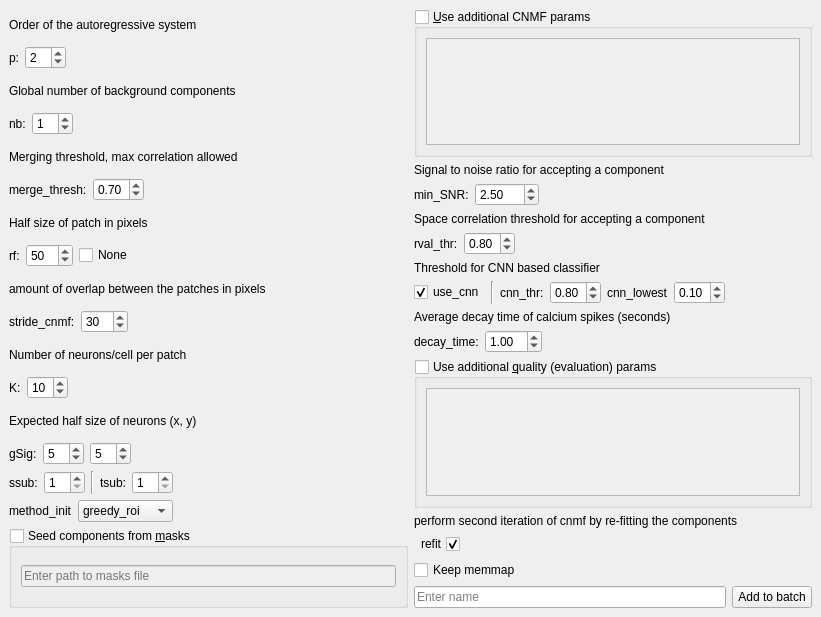
<?xml version="1.0" encoding="UTF-8"?>
<ui version="4.0">
 <class>CNMFDockWidget</class>
 <widget class="QDockWidget" name="CNMFDockWidget">
  <property name="geometry">
   <rect>
    <x>0</x>
    <y>0</y>
    <width>821</width>
    <height>617</height>
   </rect>
  </property>
  <property name="floating">
   <bool>true</bool>
  </property>
  <property name="allowedAreas">
   <set>Qt::RightDockWidgetArea</set>
  </property>
  <property name="windowTitle">
   <string>CNMF Params</string>
  </property>
  <widget class="QWidget" name="dockWidgetContents">
   <layout class="QHBoxLayout" name="horizontalLayout_3">
    <item>
     <layout class="QVBoxLayout" name="verticalLayout">
      <item>
       <widget class="QLabel" name="label_22">
        <property name="text">
         <string>Order of the autoregressive system</string>
        </property>
       </widget>
      </item>
      <item>
       <layout class="QHBoxLayout" name="horizontalLayout">
        <item>
         <widget class="QLabel" name="label">
          <property name="text">
           <string>p:</string>
          </property>
         </widget>
        </item>
        <item>
         <widget class="QSpinBox" name="spinBoxP">
          <property name="minimum">
           <number>0</number>
          </property>
          <property name="maximum">
           <number>10</number>
          </property>
          <property name="singleStep">
           <number>1</number>
          </property>
          <property name="value">
           <number>2</number>
          </property>
         </widget>
        </item>
        <item>
         <spacer name="horizontalSpacer">
          <property name="orientation">
           <enum>Qt::Horizontal</enum>
          </property>
          <property name="sizeHint" stdset="0">
           <size>
            <width>40</width>
            <height>20</height>
           </size>
          </property>
         </spacer>
        </item>
       </layout>
      </item>
      <item>
       <widget class="QLabel" name="label_28">
        <property name="text">
         <string>Global number of background components</string>
        </property>
       </widget>
      </item>
      <item>
       <layout class="QHBoxLayout" name="horizontalLayout_19">
        <item>
         <widget class="QLabel" name="label_27">
          <property name="text">
           <string>nb:</string>
          </property>
         </widget>
        </item>
        <item>
         <widget class="QSpinBox" name="spinBoxnb">
          <property name="maximum">
           <number>99</number>
          </property>
          <property name="value">
           <number>1</number>
          </property>
         </widget>
        </item>
        <item>
         <spacer name="horizontalSpacer_12">
          <property name="orientation">
           <enum>Qt::Horizontal</enum>
          </property>
          <property name="sizeHint" stdset="0">
           <size>
            <width>40</width>
            <height>20</height>
           </size>
          </property>
         </spacer>
        </item>
       </layout>
      </item>
      <item>
       <widget class="QLabel" name="label_11">
        <property name="text">
         <string>Merging threshold, max correlation allowed</string>
        </property>
       </widget>
      </item>
      <item>
       <layout class="QHBoxLayout" name="horizontalLayout_7">
        <item>
         <widget class="QLabel" name="label_10">
          <property name="text">
           <string>merge_thresh:</string>
          </property>
         </widget>
        </item>
        <item>
         <widget class="QDoubleSpinBox" name="doubleSpinBoxMergeThresh">
          <property name="maximum">
           <double>1.000000000000000</double>
          </property>
          <property name="singleStep">
           <double>0.050000000000000</double>
          </property>
          <property name="value">
           <double>0.700000000000000</double>
          </property>
         </widget>
        </item>
        <item>
         <spacer name="horizontalSpacer_5">
          <property name="orientation">
           <enum>Qt::Horizontal</enum>
          </property>
          <property name="sizeHint" stdset="0">
           <size>
            <width>40</width>
            <height>20</height>
           </size>
          </property>
         </spacer>
        </item>
       </layout>
      </item>
      <item>
       <widget class="QLabel" name="label_24">
        <property name="text">
         <string>Half size of patch in pixels</string>
        </property>
       </widget>
      </item>
      <item>
       <layout class="QHBoxLayout" name="horizontalLayout_13">
        <item>
         <widget class="QLabel" name="label_21">
          <property name="text">
           <string>rf:</string>
          </property>
         </widget>
        </item>
        <item>
         <widget class="QSpinBox" name="spinBoxRf">
          <property name="maximum">
           <number>999</number>
          </property>
          <property name="value">
           <number>50</number>
          </property>
         </widget>
        </item>
        <item>
         <widget class="QCheckBox" name="checkBoxRfNone">
          <property name="toolTip">
           <string>Set `rf` as `None`</string>
          </property>
          <property name="text">
           <string>None</string>
          </property>
         </widget>
        </item>
        <item>
         <spacer name="horizontalSpacer_10">
          <property name="orientation">
           <enum>Qt::Horizontal</enum>
          </property>
          <property name="sizeHint" stdset="0">
           <size>
            <width>40</width>
            <height>20</height>
           </size>
          </property>
         </spacer>
        </item>
       </layout>
      </item>
      <item>
       <widget class="QLabel" name="label_13">
        <property name="text">
         <string>amount of overlap between the patches in pixels</string>
        </property>
       </widget>
      </item>
      <item>
       <layout class="QHBoxLayout" name="horizontalLayout_8">
        <item>
         <widget class="QLabel" name="label_12">
          <property name="text">
           <string>stride_cnmf:</string>
          </property>
         </widget>
        </item>
        <item>
         <widget class="QSpinBox" name="spinBoxStrideCNMF">
          <property name="maximum">
           <number>999</number>
          </property>
          <property name="value">
           <number>30</number>
          </property>
         </widget>
        </item>
        <item>
         <spacer name="horizontalSpacer_6">
          <property name="orientation">
           <enum>Qt::Horizontal</enum>
          </property>
          <property name="sizeHint" stdset="0">
           <size>
            <width>40</width>
            <height>20</height>
           </size>
          </property>
         </spacer>
        </item>
       </layout>
      </item>
      <item>
       <widget class="QLabel" name="label_32">
        <property name="text">
         <string>Number of neurons/cell per patch</string>
        </property>
       </widget>
      </item>
      <item>
       <layout class="QHBoxLayout" name="horizontalLayout_21">
        <item>
         <widget class="QLabel" name="label_31">
          <property name="text">
           <string>K:</string>
          </property>
         </widget>
        </item>
        <item>
         <widget class="QSpinBox" name="spinBoxK">
          <property name="minimum">
           <number>1</number>
          </property>
          <property name="value">
           <number>10</number>
          </property>
         </widget>
        </item>
        <item>
         <spacer name="horizontalSpacer_14">
          <property name="orientation">
           <enum>Qt::Horizontal</enum>
          </property>
          <property name="sizeHint" stdset="0">
           <size>
            <width>40</width>
            <height>20</height>
           </size>
          </property>
         </spacer>
        </item>
       </layout>
      </item>
      <item>
       <widget class="QLabel" name="label_33">
        <property name="text">
         <string>Expected half size of neurons (x, y)</string>
        </property>
       </widget>
      </item>
      <item>
       <layout class="QHBoxLayout" name="horizontalLayout_22">
        <item>
         <widget class="QLabel" name="label_34">
          <property name="text">
           <string>gSig:</string>
          </property>
         </widget>
        </item>
        <item>
         <widget class="QSpinBox" name="spinBox_gSig_x">
          <property name="minimum">
           <number>1</number>
          </property>
          <property name="value">
           <number>5</number>
          </property>
         </widget>
        </item>
        <item>
         <widget class="QSpinBox" name="spinBox_gSig_y">
          <property name="minimum">
           <number>1</number>
          </property>
          <property name="value">
           <number>5</number>
          </property>
         </widget>
        </item>
        <item>
         <spacer name="horizontalSpacer_4">
          <property name="orientation">
           <enum>Qt::Horizontal</enum>
          </property>
          <property name="sizeHint" stdset="0">
           <size>
            <width>40</width>
            <height>20</height>
           </size>
          </property>
         </spacer>
        </item>
        <item>
         <spacer name="horizontalSpacer_15">
          <property name="orientation">
           <enum>Qt::Horizontal</enum>
          </property>
          <property name="sizeHint" stdset="0">
           <size>
            <width>40</width>
            <height>20</height>
           </size>
          </property>
         </spacer>
        </item>
       </layout>
      </item>
      <item>
       <layout class="QHBoxLayout" name="horizontalLayout_23">
        <item>
         <widget class="QLabel" name="label_35">
          <property name="text">
           <string>ssub:</string>
          </property>
         </widget>
        </item>
        <item>
         <widget class="QSpinBox" name="spinBox_ssub">
          <property name="minimum">
           <number>1</number>
          </property>
          <property name="value">
           <number>1</number>
          </property>
         </widget>
        </item>
        <item>
         <widget class="Line" name="line">
          <property name="orientation">
           <enum>Qt::Vertical</enum>
          </property>
         </widget>
        </item>
        <item>
         <widget class="QLabel" name="label_36">
          <property name="text">
           <string>tsub:</string>
          </property>
         </widget>
        </item>
        <item>
         <widget class="QSpinBox" name="spinBox_tsub">
          <property name="minimum">
           <number>1</number>
          </property>
          <property name="singleStep">
           <number>1</number>
          </property>
          <property name="value">
           <number>1</number>
          </property>
         </widget>
        </item>
        <item>
         <spacer name="horizontalSpacer_17">
          <property name="orientation">
           <enum>Qt::Horizontal</enum>
          </property>
          <property name="sizeHint" stdset="0">
           <size>
            <width>40</width>
            <height>20</height>
           </size>
          </property>
         </spacer>
        </item>
       </layout>
      </item>
      <item>
       <layout class="QHBoxLayout" name="horizontalLayout_4">
        <item>
         <widget class="QLabel" name="label_4">
          <property name="text">
           <string>method_init</string>
          </property>
         </widget>
        </item>
        <item>
         <widget class="QComboBox" name="comboBox_method_init">
          <item>
           <property name="text">
            <string>greedy_roi</string>
           </property>
          </item>
          <item>
           <property name="text">
            <string>sparse_nmf</string>
           </property>
          </item>
         </widget>
        </item>
        <item>
         <spacer name="horizontalSpacer_13">
          <property name="orientation">
           <enum>Qt::Horizontal</enum>
          </property>
          <property name="sizeHint" stdset="0">
           <size>
            <width>40</width>
            <height>20</height>
           </size>
          </property>
         </spacer>
        </item>
       </layout>
      </item>
      <item>
       <layout class="QHBoxLayout" name="horizontalLayout_5">
        <item>
         <widget class="QGroupBox" name="groupBox_seed_components">
          <property name="sizePolicy">
           <sizepolicy hsizetype="Preferred" vsizetype="Preferred">
            <horstretch>0</horstretch>
            <verstretch>0</verstretch>
           </sizepolicy>
          </property>
          <property name="minimumSize">
           <size>
            <width>0</width>
            <height>80</height>
           </size>
          </property>
          <property name="title">
           <string>Seed components from &amp;masks</string>
          </property>
          <property name="flat">
           <bool>false</bool>
          </property>
          <property name="checkable">
           <bool>true</bool>
          </property>
          <property name="checked">
           <bool>false</bool>
          </property>
          <layout class="QVBoxLayout" name="verticalLayout_4">
           <item>
            <widget class="QLineEdit" name="lineEdit_seed_components_path">
             <property name="placeholderText">
              <string>Enter path to masks file</string>
             </property>
            </widget>
           </item>
          </layout>
         </widget>
        </item>
       </layout>
      </item>
     </layout>
    </item>
    <item>
     <layout class="QVBoxLayout" name="verticalLayout_2">
      <item>
       <widget class="QGroupBox" name="groupBox_cnmf_kwargs">
        <property name="toolTip">
         <string>You can enter additional kwargs to pass for CNMF instantiation.
Use single quotes for strings, do not use double quotes.</string>
        </property>
        <property name="statusTip">
         <string/>
        </property>
        <property name="title">
         <string>&amp;Use additional CNMF params</string>
        </property>
        <property name="checkable">
         <bool>true</bool>
        </property>
        <property name="checked">
         <bool>false</bool>
        </property>
        <layout class="QVBoxLayout" name="verticalLayout_3">
         <item>
          <widget class="QPlainTextEdit" name="plainTextEdit_cnmf_kwargs">
           <property name="toolTip">
            <string>You can enter additional kwargs to pass for CNMF instantiation.
Use single quotes for strings, do not use double quotes.</string>
           </property>
          </widget>
         </item>
        </layout>
       </widget>
      </item>
      <item>
       <widget class="QLabel" name="label_20">
        <property name="text">
         <string>Signal to noise ratio for accepting a component</string>
        </property>
       </widget>
      </item>
      <item>
       <layout class="QHBoxLayout" name="horizontalLayout_14">
        <item>
         <widget class="QLabel" name="label_23">
          <property name="text">
           <string>min_SNR:</string>
          </property>
         </widget>
        </item>
        <item>
         <widget class="QDoubleSpinBox" name="doubleSpinBoxMinSNR">
          <property name="maximum">
           <double>100.000000000000000</double>
          </property>
          <property name="singleStep">
           <double>0.250000000000000</double>
          </property>
          <property name="value">
           <double>2.500000000000000</double>
          </property>
         </widget>
        </item>
        <item>
         <spacer name="horizontalSpacer_11">
          <property name="orientation">
           <enum>Qt::Horizontal</enum>
          </property>
          <property name="sizeHint" stdset="0">
           <size>
            <width>40</width>
            <height>20</height>
           </size>
          </property>
         </spacer>
        </item>
       </layout>
      </item>
      <item>
       <widget class="QLabel" name="label_14">
        <property name="text">
         <string>Space correlation threshold for accepting a component</string>
        </property>
       </widget>
      </item>
      <item>
       <layout class="QHBoxLayout" name="horizontalLayout_9">
        <item>
         <widget class="QLabel" name="label_15">
          <property name="text">
           <string>rval_thr:</string>
          </property>
         </widget>
        </item>
        <item>
         <widget class="QDoubleSpinBox" name="doubleSpinBoxRvalThr">
          <property name="maximum">
           <double>1.000000000000000</double>
          </property>
          <property name="singleStep">
           <double>0.050000000000000</double>
          </property>
          <property name="value">
           <double>0.800000000000000</double>
          </property>
         </widget>
        </item>
        <item>
         <spacer name="horizontalSpacer_7">
          <property name="orientation">
           <enum>Qt::Horizontal</enum>
          </property>
          <property name="sizeHint" stdset="0">
           <size>
            <width>40</width>
            <height>20</height>
           </size>
          </property>
         </spacer>
        </item>
       </layout>
      </item>
      <item>
       <widget class="QLabel" name="label_25">
        <property name="text">
         <string>Threshold for CNN based classifier</string>
        </property>
       </widget>
      </item>
      <item>
       <layout class="QHBoxLayout" name="horizontalLayout_15">
        <item>
         <widget class="QCheckBox" name="checkBoxUseCNN">
          <property name="text">
           <string>use_cnn</string>
          </property>
          <property name="checked">
           <bool>true</bool>
          </property>
         </widget>
        </item>
        <item>
         <widget class="Line" name="line_2">
          <property name="orientation">
           <enum>Qt::Vertical</enum>
          </property>
         </widget>
        </item>
        <item>
         <widget class="QLabel" name="label_26">
          <property name="text">
           <string>cnn_thr:</string>
          </property>
         </widget>
        </item>
        <item>
         <widget class="QDoubleSpinBox" name="doubleSpinBoxCNNThr">
          <property name="maximum">
           <double>1.000000000000000</double>
          </property>
          <property name="singleStep">
           <double>0.050000000000000</double>
          </property>
          <property name="value">
           <double>0.800000000000000</double>
          </property>
         </widget>
        </item>
        <item>
         <widget class="QLabel" name="label_3">
          <property name="text">
           <string>cnn_lowest</string>
          </property>
         </widget>
        </item>
        <item>
         <widget class="QDoubleSpinBox" name="doubleSpinBox_cnn_lowest">
          <property name="maximum">
           <double>1.000000000000000</double>
          </property>
          <property name="singleStep">
           <double>0.050000000000000</double>
          </property>
          <property name="value">
           <double>0.100000000000000</double>
          </property>
         </widget>
        </item>
        <item>
         <spacer name="horizontalSpacer_16">
          <property name="orientation">
           <enum>Qt::Horizontal</enum>
          </property>
          <property name="sizeHint" stdset="0">
           <size>
            <width>40</width>
            <height>20</height>
           </size>
          </property>
         </spacer>
        </item>
       </layout>
      </item>
      <item>
       <widget class="QLabel" name="label_17">
        <property name="text">
         <string>Average decay time of calcium spikes (seconds)</string>
        </property>
       </widget>
      </item>
      <item>
       <layout class="QHBoxLayout" name="horizontalLayout_10">
        <item>
         <widget class="QLabel" name="label_16">
          <property name="text">
           <string>decay_time:</string>
          </property>
         </widget>
        </item>
        <item>
         <widget class="QDoubleSpinBox" name="spinBoxDecayTime">
          <property name="singleStep">
           <double>0.500000000000000</double>
          </property>
          <property name="value">
           <double>1.000000000000000</double>
          </property>
         </widget>
        </item>
        <item>
         <spacer name="horizontalSpacer_8">
          <property name="orientation">
           <enum>Qt::Horizontal</enum>
          </property>
          <property name="sizeHint" stdset="0">
           <size>
            <width>40</width>
            <height>20</height>
           </size>
          </property>
         </spacer>
        </item>
       </layout>
      </item>
      <item>
       <widget class="QGroupBox" name="groupBox_eval_kwargs">
        <property name="toolTip">
         <string>You can enter additional parameters to use for component evaluation.
Use single quotes for strings, do not use double quotes</string>
        </property>
        <property name="title">
         <string>Use additional &amp;quality (evaluation) params</string>
        </property>
        <property name="checkable">
         <bool>true</bool>
        </property>
        <property name="checked">
         <bool>false</bool>
        </property>
        <layout class="QVBoxLayout" name="verticalLayout_5">
         <item>
          <widget class="QPlainTextEdit" name="plainTextEdit_eval_kwargs">
           <property name="toolTip">
            <string>You can enter additional parameters to use for component evaluation.
Use single quotes for strings, do not use double quotes</string>
           </property>
          </widget>
         </item>
        </layout>
       </widget>
      </item>
      <item>
       <widget class="QLabel" name="label_2">
        <property name="text">
         <string>perform second iteration of cnmf by re-fitting the components</string>
        </property>
       </widget>
      </item>
      <item>
       <layout class="QHBoxLayout" name="horizontalLayout_2">
        <item>
         <widget class="QCheckBox" name="checkBoxRefit">
          <property name="layoutDirection">
           <enum>Qt::RightToLeft</enum>
          </property>
          <property name="text">
           <string>refit</string>
          </property>
          <property name="checked">
           <bool>true</bool>
          </property>
         </widget>
        </item>
        <item>
         <spacer name="horizontalSpacer_2">
          <property name="orientation">
           <enum>Qt::Horizontal</enum>
          </property>
          <property name="sizeHint" stdset="0">
           <size>
            <width>40</width>
            <height>20</height>
           </size>
          </property>
         </spacer>
        </item>
       </layout>
      </item>
      <item>
       <widget class="QCheckBox" name="checkBoxKeepMemmap">
        <property name="text">
         <string>Keep memmap</string>
        </property>
       </widget>
      </item>
      <item>
       <layout class="QHBoxLayout" name="horizontalLayout_11">
        <item>
         <widget class="QLineEdit" name="lineEdName">
          <property name="placeholderText">
           <string>Enter name</string>
          </property>
         </widget>
        </item>
        <item>
         <widget class="QPushButton" name="btnAddToBatchCNMF">
          <property name="text">
           <string>Add to batch</string>
          </property>
         </widget>
        </item>
       </layout>
      </item>
     </layout>
    </item>
   </layout>
  </widget>
 </widget>
 <resources/>
 <connections/>
</ui>
